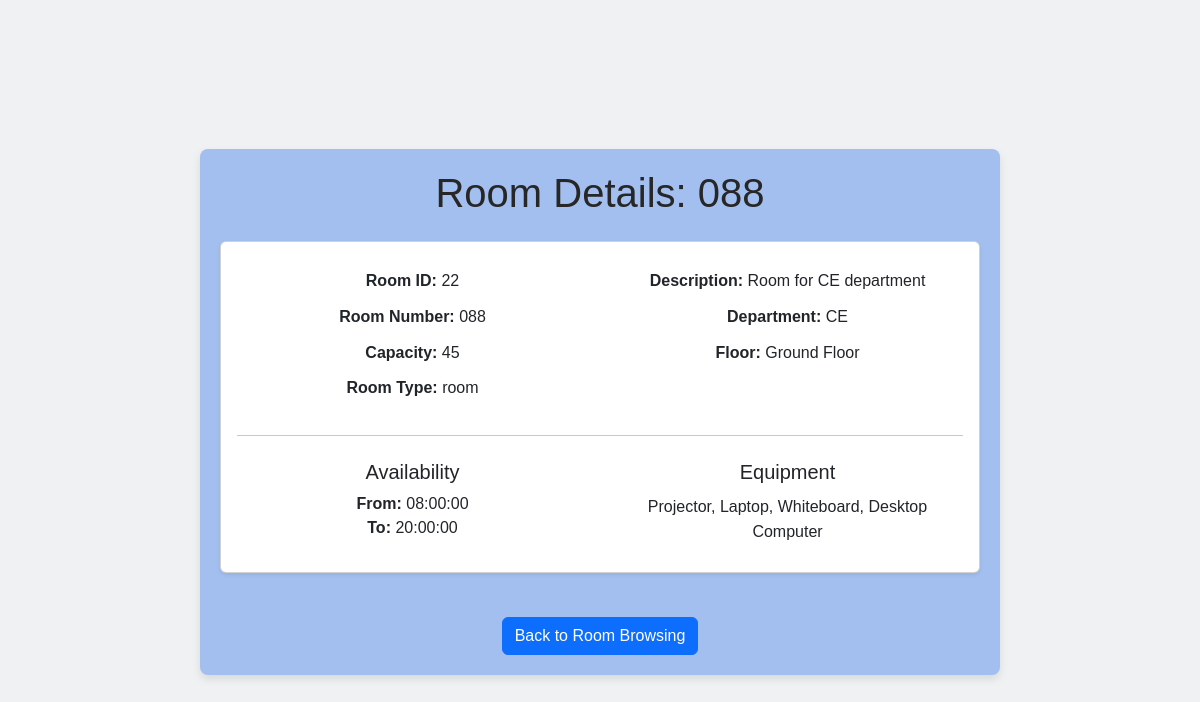
The app's page /room_details.php?Room_ID=22 with its own data.
### tables this page shows
CREATE TABLE `rooms` (
  `number` text NOT NULL,
  `Capacity` int(11) NOT NULL,
  `Room_ID` int(11) NOT NULL,
  `Type` text NOT NULL,
  `Description` text NOT NULL,
  `floor` int(11) NOT NULL,
  `department` text NOT NULL,
  `Available_From` time NOT NULL DEFAULT '08:00:00',
  `Available_To` time NOT NULL DEFAULT '20:00:00'
);

### room_details.php (the view, shortened to what this page needs)
<?php
$host = 'localhost';
$user = 'root';
$password = '';
$dbname = 'booking_system';
try {
    $pdo = new PDO("mysql:host=$host;dbname=$dbname", $user, $password);
    $pdo->setAttribute(PDO::ATTR_ERRMODE, PDO::ERRMODE_EXCEPTION);
} catch (PDOException $e) {
    die("Database connection failed: " . $e->getMessage());
}
$roomId = isset($_GET['Room_ID']) ? intval($_GET['Room_ID']) : 0;
$query = "SELECT * FROM rooms WHERE Room_ID = ?";
$stmt = $pdo->prepare($query);
$stmt->execute([$roomId]);
$room = $stmt->fetch(PDO::FETCH_ASSOC);
$equipmentQuery = "SELECT GROUP_CONCAT(equipment.equipment_name SEPARATOR ', ') AS equipment_list
                   FROM room_equipment
                   JOIN equipment ON room_equipment.Room_equipment_id = equipment.equipment_id
                   WHERE room_equipment.room_id = ?";
$stmt2 = $pdo->prepare($equipmentQuery);
$stmt2->execute([$roomId]);
$equipment = $stmt2->fetch(PDO::FETCH_ASSOC);
    switch ($room['floor']) {
        case '0': $roomFloor = "Ground Floor" ; break;
    }
?>
<!DOCTYPE html>
<html lang="en">
<head>
    <link href="https://cdn.jsdelivr.net/npm/bootstrap@5.3.3/dist/css/bootstrap.min.css" rel="stylesheet"
 />
</head>
<body>
    <div class="container mt-4 details">
        <h1 class="text-center mb-4 details-text">Room Details: <?php echo htmlspecialchars($room['number']); ?></h1>
        <div class="card shadow-sm">
            <div class="card-body">
                <div class="row text-center">
                    <div class="col-md-6">
                        <p><strong>Room ID:</strong> <?php echo htmlspecialchars($room['Room_ID']); ?></p>
                        <p><strong>Room Number:</strong> <?php echo htmlspecialchars($room['number']); ?></p>
                        <p><strong>Capacity:</strong> <?php echo htmlspecialchars($room['Capacity']); ?></p>
                        <p><strong>Room Type:</strong> <?php echo htmlspecialchars($room['Type']); ?></p>
                    </div>
                    <div class="col-md-6">
                        <p><strong>Description:</strong> <?php echo htmlspecialchars($room['Description']); ?></p>
                        <p><strong>Department:</strong> <?php echo htmlspecialchars($room['department']); ?></p>
                        <p><strong>Floor:</strong> <?php echo htmlspecialchars($roomFloor); ?></p>
                    </div>
                </div>
                <hr class="my-4">
                <div class="row text-center">
                    <div class="col-md-6">
                        <h5 class="card-title">Availability</h5>
                        <ul class="list-unstyled">
                            <li><strong>From:</strong> <?php echo htmlspecialchars($room['Available_From']); ?></li>
                            <li><strong>To:</strong> <?php echo htmlspecialchars($room['Available_To']); ?></li>
                        </ul>
                    </div>
                    <div class="col-md-6">
                        <h5 class="card-title">Equipment</h5>
                        <p><?php echo htmlspecialchars($equipment['equipment_list'] ?: 'None'); ?></p>
                    </div>
                </div>
            </div>
        </div>
        <div class="text-center mt-4">
            <a href="index.php" class="btn btn-primary">Back to Room Browsing</a>
        </div>
    </div>
</body>
</html>

### records on screen
rooms: number "088", Room_ID "22", Capacity "45", Type "room", Description "Room for CE department", department "CE", floor "Ground Floor", Available_From "08:00:00", Available_To "20:00:00"

### other values on screen
$equipment['equipment_list'] ?: 'None' "Projector, Laptop, Whiteboard, Desktop Computer"
